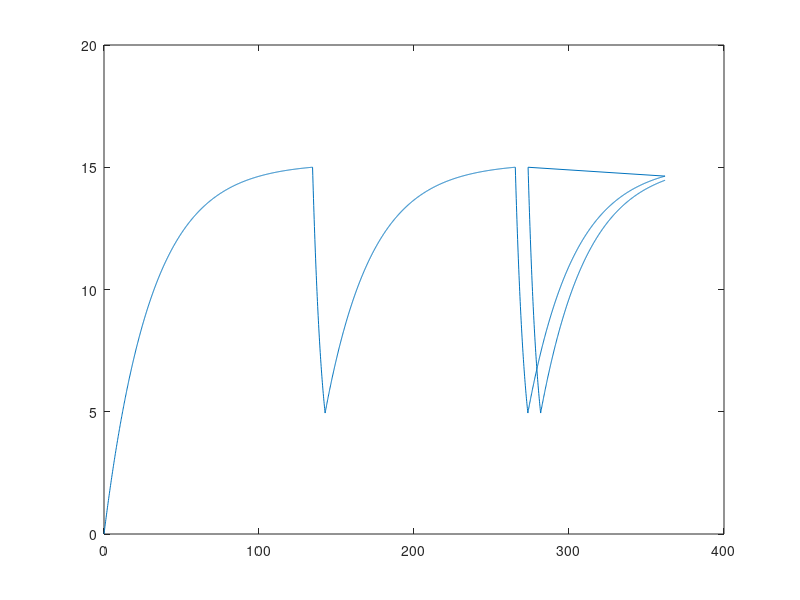

MATLAB code to generate this figure:

% Figure 14.11.5. self excitation oscillation.
clear all; close all;
Ub=15; Ue=5; Ud=Ub; Ib=5e-3; Ie=25e-3;Id=30e-3;  C=0.01; US=22;R1=900;
Rd1=Ub/Ib;  Rd2=(Ub-Ue)/(Id-Ie);
T1=Rd1*C;  T2=(R1*Rd2/(R1+Rd2))*C;
u=0; uc0=0; m=0.005; Tend=10*(T1+T2);
k=0;
for t=0:m*T1:Tend
    if u>Ub
        t1=t;
        break
    else
        k=k+1;
        time(k)=t;
        t1 = t;
        uc2=US*Rd2/(R1+Rd2);
        uc(k)=uc2+(uc0-uc2)*exp(-t/T1);
        u=uc(k);
    end
end
% 2
for t=t1:m*T1:Tend
if u<Ue
    t1=t;
    break
else
    U0=Ue-Rd2*Ie;
    uc3=(Rd2*US+R1*U0)/(R1+Rd2);
    k=k+1;
    time(k)=t;
    uc(k)=uc3+(Ud-uc3)*exp(-(t-t1)/T2);
    u=uc(k);
end
end

% 3
for t=t1:m*T1:Tend
    if u>Ub
        t1=t;
        u=uc(k);
        break
    else
        k=k+1;
        time(k)=t;
        uc2=US*Rd2/(R1+Rd2);
        uc(k)=uc2+(Ue-uc2)*exp(-(t-t1)/T1);
        u=uc(k);
    end
end
% 4 
for t=t1:m*T1:Tend
if u<Ue
    t1=t;
    break
else
    U0=Ue-Rd2*Ie;
    uc3=(Rd2*US+R1*U0)/(R1+Rd2);
    k=k+1;
    time(k)=t;
    uc(k)=uc3+(Ud-uc3)*exp(-(t-t1)/T2);
    u=uc(k);
end
end


% 5
for t=t1:m*T1:Tend
    if u>Ub
        t1=t;
        u=uc(k);
        break
    else
        k=k+1;
        time(k)=t;
        uc2=US*Rd2/(R1+Rd2);
        uc(k)=uc2+(Ue-uc2)*exp(-(t-t1)/T1);
        u=uc(k);
    end
end

% 6
for t=t1:m*T1:Tend
if u<Ue
    t1=t;
    break
else
    U0=Ue-Rd2*Ie;
    uc3=(Rd2*US+R1*U0)/(R1+Rd2);
    k=k+1;
    time(k)=t;
    uc(k)=uc3+(Ud-uc3)*exp(-(t-t1)/T2);
    u=uc(k);
end
end

% 7
for t=t1:m*T1:Tend
    if u>Ub
        t1=t;
        u=uc(k);
        break
    else
        k=k+1;
        time(k)=t;
        uc2=US*Rd2/(R1+Rd2);
        uc(k)=uc2+(Ue-uc2)*exp(-(t-t1)/T1);
        u=uc(k);
    end
end


figure(1)
plot(time,uc)





